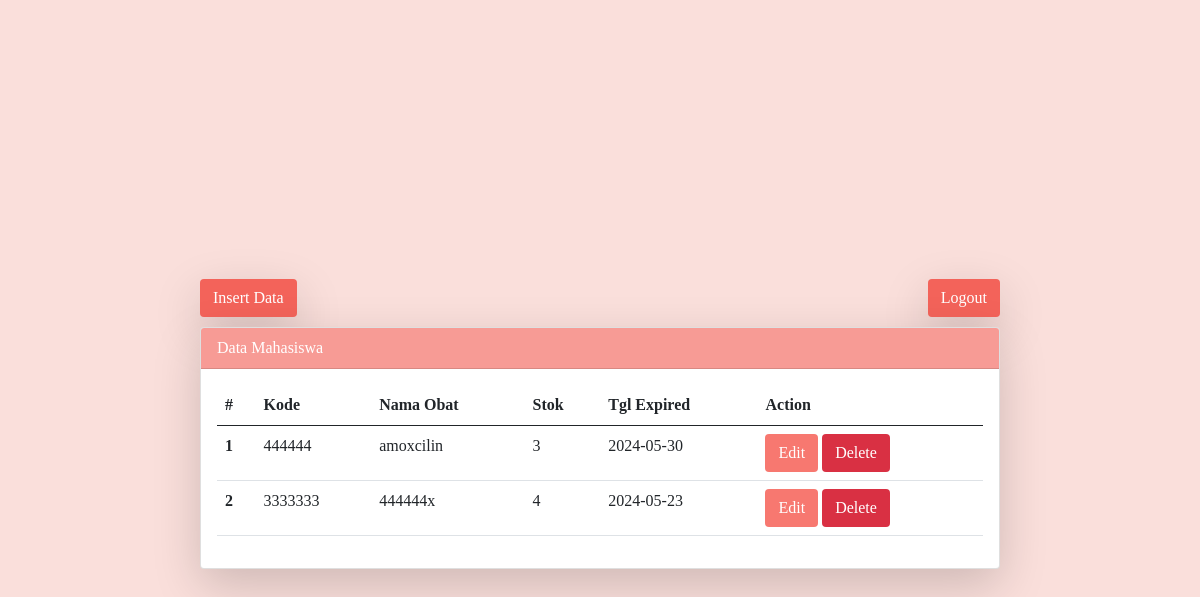
The app's page /index.php (signed in), older data.
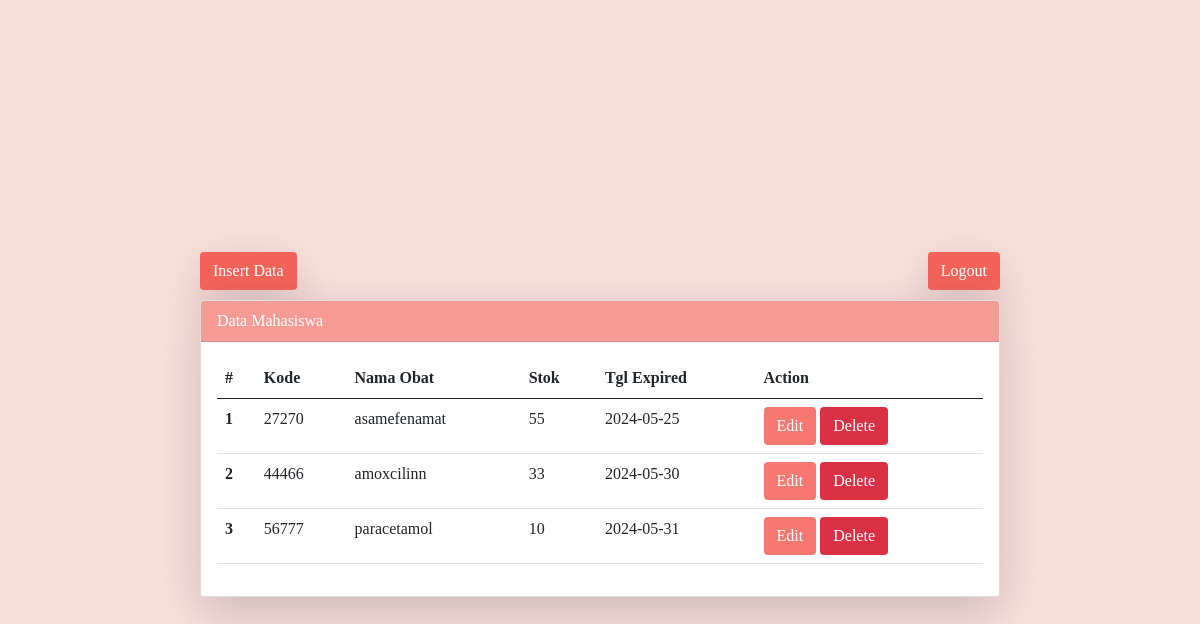
The same page, newer data.
### tables this page shows
CREATE TABLE `obat` (
  `kode_obat` int(11) NOT NULL,
  `nama_obat` varchar(30) NOT NULL,
  `stok` int(11) NOT NULL,
  `tgl_exp` date NOT NULL,
  PRIMARY KEY (`kode_obat`)
);

### index.php (the view, shortened to what this page needs)
<?php
$connection = getConnection();
include (__DIR__ . "/components/header.php");
?>
<div style="background-color: #FADFDB">
  <section class="d-flex justify-content-center align-items-center min-vh-100 flex-column">
    <div class="mx-auto d-flex justify-content-between">
      <a class="btn shadow-lg text-white ml-auto" style="background-color: #F3635A" href="create.php">Insert Data</a>
      <a class="btn shadow-lg text-white mr-auto" style="background-color: #F3635A" href="logout.php">Logout</a>
    </div>
    <div class="mx-auto">
      <div class="card shadow-lg">
        <div class="card-header text-white" style="background-color: #F79B95">
          Data Mahasiswa
        </div>
        <div class="card-body">
          <table class="table">
            <thead>
              <tr>
                <th scope="col">#</th>
                <th scope="col">Kode</th>
                <th scope="col">Nama Obat</th>
                <th scope="col">Stok</th>
                <th scope="col">Tgl Expired</th>
                <th scope="col">Action</th>
              </tr>
            </thead>
            <tbody>
              <?php
              $medicines = $connection->query("SELECT * FROM obat");
              $urut = 1;
              while ($medicine = $medicines->fetch_object()) {
                ?>
                <tr>
                  <th scope="row">
                    <?php echo $urut++ ?>
                  </th>
                  <td scope="row">
                    <?php echo $medicine->kode_obat ?>
                  </td>
                  <td scope="row">
                    <?php echo $medicine->nama_obat ?>
                  </td>
                  <td scope="row">
                    <?php echo $medicine->stok ?>
                  </td>
                  <td scope="row">
                    <?php echo $medicine->tgl_exp ?>
                  </td>
                  <td scope="row">
                    <a href="edit.php?kode=<?php echo $medicine->kode_obat ?>"><button type="button"
                        class="btn text-white" style="background-color: #F77870">Edit</button></a>
                    <a href="index.php?op=delete&kode=<?php echo $medicine->kode_obat ?>"
                      onclick="return confirm('Yakin mau delete data?')"><button type="button" class="btn text-white"
                        style="background-color: #D93043">Delete</button></a>
                  </td>
                </tr>
                <?php
              }
              ?>
            </tbody>
          </table>
        </div>
      </div>
    </div>
  </section>
</div>
<?php include (__DIR__ . "/components/footer.php"); ?>

### components/header.php (shortened to what this page needs)
<!DOCTYPE html>
<html lang="en">
<head>
  <link href="https://cdn.jsdelivr.net/npm/bootstrap@5.0.2/dist/css/bootstrap.min.css" rel="stylesheet"
>
</head>
<body>

### components/footer.php (shortened to what this page needs)
</body>
</html>

### components/header.php (style rules this page uses)
.mx-auto { width: 800px }
.card { margin-top: 10px; }
body { background-color: #FADFDB; font-family: "Times New Roman", Times, serif; }

Row changes from the older to the newer data that the page shows:
removed obat: kode_obat "444444", nama_obat "amoxcilin", stok "3", tgl_exp "2024-05-30"
removed obat: kode_obat "3333333", nama_obat "444444x", stok "4", tgl_exp "2024-05-23"
added obat: kode_obat "27270", nama_obat "asamefenamat", stok "55", tgl_exp "2024-05-25"
added obat: kode_obat "44466", nama_obat "amoxcilinn", stok "33", tgl_exp "2024-05-30"
added obat: kode_obat "56777", nama_obat "paracetamol", stok "10", tgl_exp "2024-05-31"
